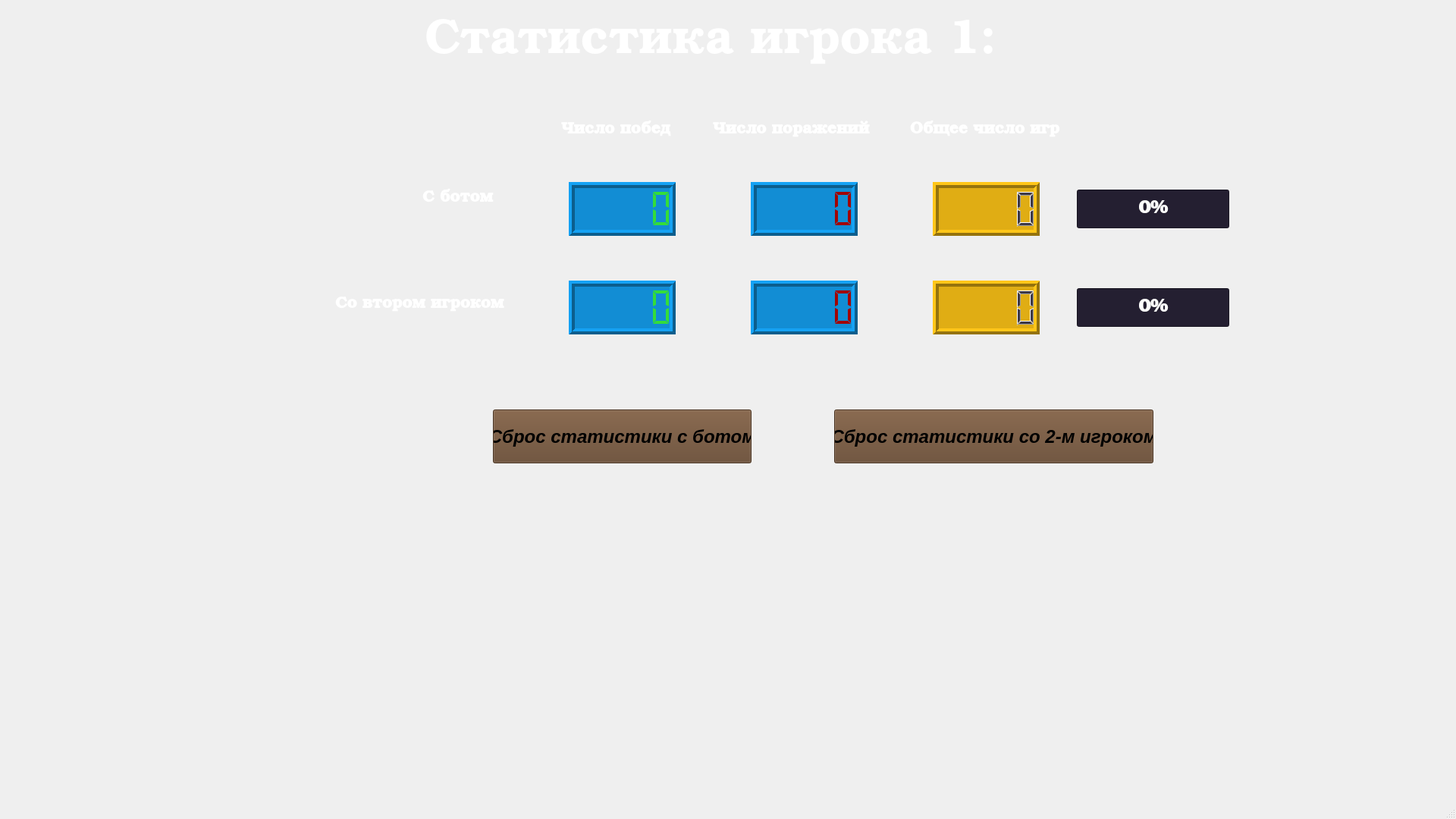
<?xml version="1.0" encoding="UTF-8"?>
<ui version="4.0">
 <class>StatsWindow</class>
 <widget class="QMainWindow" name="StatsWindow">
  <property name="geometry">
   <rect>
    <x>0</x>
    <y>0</y>
    <width>1920</width>
    <height>1080</height>
   </rect>
  </property>
  <property name="windowTitle">
   <string>MainWindow</string>
  </property>
  <property name="styleSheet">
   <string notr="true">StatsWindow {background-image: url(:/image/image/stats.png);}</string>
  </property>
  <widget class="QWidget" name="centralwidget">
   <widget class="QPushButton" name="backButton">
    <property name="geometry">
     <rect>
      <x>0</x>
      <y>5</y>
      <width>71</width>
      <height>51</height>
     </rect>
    </property>
    <property name="cursor">
     <cursorShape>PointingHandCursor</cursorShape>
    </property>
    <property name="styleSheet">
     <string notr="true">background-color: rgba(255, 255, 255, 0);
border: none;</string>
    </property>
    <property name="text">
     <string/>
    </property>
    <property name="icon">
     <iconset resource="res.qrc">
      <normaloff>:/image/image/back.png</normaloff>:/image/image/back.png</iconset>
    </property>
    <property name="iconSize">
     <size>
      <width>45</width>
      <height>45</height>
     </size>
    </property>
   </widget>
   <widget class="QProgressBar" name="progressBarWithBot">
    <property name="geometry">
     <rect>
      <x>1420</x>
      <y>250</y>
      <width>201</width>
      <height>51</height>
     </rect>
    </property>
    <property name="font">
     <font>
      <family>URW Bookman</family>
      <pointsize>18</pointsize>
      <bold>true</bold>
     </font>
    </property>
    <property name="styleSheet">
     <string notr="true">selection-background-color: rgb(46, 194, 126);
background-color: rgb(36, 31, 49);
color: rgb(255, 255, 255);</string>
    </property>
    <property name="value">
     <number>0</number>
    </property>
   </widget>
   <widget class="QLCDNumber" name="lcdWinWithBot">
    <property name="geometry">
     <rect>
      <x>750</x>
      <y>240</y>
      <width>141</width>
      <height>71</height>
     </rect>
    </property>
    <property name="styleSheet">
     <string notr="true">color: rgb(52, 221, 57);
border-color: rgb(38, 162, 105);
background-color: rgb(18, 141, 212);</string>
    </property>
    <property name="frameShadow">
     <enum>QFrame::Raised</enum>
    </property>
    <property name="lineWidth">
     <number>4</number>
    </property>
    <property name="midLineWidth">
     <number>0</number>
    </property>
    <property name="smallDecimalPoint">
     <bool>false</bool>
    </property>
    <property name="digitCount">
     <number>5</number>
    </property>
    <property name="segmentStyle">
     <enum>QLCDNumber::Flat</enum>
    </property>
   </widget>
   <widget class="QLCDNumber" name="lcdAllWithBot">
    <property name="geometry">
     <rect>
      <x>1230</x>
      <y>240</y>
      <width>141</width>
      <height>71</height>
     </rect>
    </property>
    <property name="styleSheet">
     <string notr="true">background-color: rgb(224, 173, 20);
border-color: rgb(38, 162, 105);
color: rgb(61, 56, 70);</string>
    </property>
    <property name="frameShape">
     <enum>QFrame::Box</enum>
    </property>
    <property name="frameShadow">
     <enum>QFrame::Raised</enum>
    </property>
    <property name="lineWidth">
     <number>4</number>
    </property>
    <property name="digitCount">
     <number>5</number>
    </property>
   </widget>
   <widget class="QLCDNumber" name="lcdDefeatWithBot">
    <property name="geometry">
     <rect>
      <x>990</x>
      <y>240</y>
      <width>141</width>
      <height>71</height>
     </rect>
    </property>
    <property name="styleSheet">
     <string notr="true">color: rgb(243, 41, 41);
color: rgb(161, 4, 4);
border-color: rgb(38, 162, 105);
background-color: rgb(18, 141, 212);</string>
    </property>
    <property name="frameShadow">
     <enum>QFrame::Raised</enum>
    </property>
    <property name="lineWidth">
     <number>4</number>
    </property>
    <property name="midLineWidth">
     <number>0</number>
    </property>
    <property name="smallDecimalPoint">
     <bool>false</bool>
    </property>
    <property name="digitCount">
     <number>5</number>
    </property>
    <property name="segmentStyle">
     <enum>QLCDNumber::Flat</enum>
    </property>
   </widget>
   <widget class="QLabel" name="label">
    <property name="geometry">
     <rect>
      <x>1200</x>
      <y>140</y>
      <width>201</width>
      <height>61</height>
     </rect>
    </property>
    <property name="font">
     <font>
      <family>URW Bookman</family>
      <pointsize>16</pointsize>
      <bold>true</bold>
     </font>
    </property>
    <property name="styleSheet">
     <string notr="true">color: rgb(255, 255, 255);</string>
    </property>
    <property name="text">
     <string>Общее число игр</string>
    </property>
   </widget>
   <widget class="QLabel" name="statsLabel">
    <property name="geometry">
     <rect>
      <x>560</x>
      <y>-40</y>
      <width>761</width>
      <height>191</height>
     </rect>
    </property>
    <property name="font">
     <font>
      <family>URW Bookman</family>
      <pointsize>48</pointsize>
      <bold>true</bold>
     </font>
    </property>
    <property name="styleSheet">
     <string notr="true">color: rgb(255, 255, 255);</string>
    </property>
    <property name="text">
     <string>Статистика игрока 1:</string>
    </property>
   </widget>
   <widget class="QLCDNumber" name="lcdWinWithPerson">
    <property name="geometry">
     <rect>
      <x>750</x>
      <y>370</y>
      <width>141</width>
      <height>71</height>
     </rect>
    </property>
    <property name="styleSheet">
     <string notr="true">color: rgb(52, 221, 57);
border-color: rgb(38, 162, 105);
background-color: rgb(18, 141, 212);</string>
    </property>
    <property name="frameShadow">
     <enum>QFrame::Raised</enum>
    </property>
    <property name="lineWidth">
     <number>4</number>
    </property>
    <property name="midLineWidth">
     <number>0</number>
    </property>
    <property name="smallDecimalPoint">
     <bool>false</bool>
    </property>
    <property name="digitCount">
     <number>5</number>
    </property>
    <property name="segmentStyle">
     <enum>QLCDNumber::Flat</enum>
    </property>
   </widget>
   <widget class="QLCDNumber" name="lcdDefeatWithPerson">
    <property name="geometry">
     <rect>
      <x>990</x>
      <y>370</y>
      <width>141</width>
      <height>71</height>
     </rect>
    </property>
    <property name="styleSheet">
     <string notr="true">color: rgb(243, 41, 41);
color: rgb(161, 4, 4);
border-color: rgb(38, 162, 105);
background-color: rgb(18, 141, 212);</string>
    </property>
    <property name="frameShadow">
     <enum>QFrame::Raised</enum>
    </property>
    <property name="lineWidth">
     <number>4</number>
    </property>
    <property name="midLineWidth">
     <number>0</number>
    </property>
    <property name="smallDecimalPoint">
     <bool>false</bool>
    </property>
    <property name="digitCount">
     <number>5</number>
    </property>
    <property name="segmentStyle">
     <enum>QLCDNumber::Flat</enum>
    </property>
   </widget>
   <widget class="QLCDNumber" name="lcdAllWithPerson">
    <property name="geometry">
     <rect>
      <x>1230</x>
      <y>370</y>
      <width>141</width>
      <height>71</height>
     </rect>
    </property>
    <property name="styleSheet">
     <string notr="true">background-color: rgb(224, 173, 20);
border-color: rgb(38, 162, 105);
color: rgb(61, 56, 70);</string>
    </property>
    <property name="frameShape">
     <enum>QFrame::Box</enum>
    </property>
    <property name="frameShadow">
     <enum>QFrame::Raised</enum>
    </property>
    <property name="lineWidth">
     <number>4</number>
    </property>
    <property name="digitCount">
     <number>5</number>
    </property>
   </widget>
   <widget class="QProgressBar" name="progressBarWithPerson">
    <property name="geometry">
     <rect>
      <x>1420</x>
      <y>380</y>
      <width>201</width>
      <height>51</height>
     </rect>
    </property>
    <property name="font">
     <font>
      <family>URW Bookman</family>
      <pointsize>18</pointsize>
      <bold>true</bold>
     </font>
    </property>
    <property name="styleSheet">
     <string notr="true">selection-background-color: rgb(46, 194, 126);
background-color: rgb(36, 31, 49);
color: rgb(255, 255, 255);</string>
    </property>
    <property name="value">
     <number>0</number>
    </property>
   </widget>
   <widget class="QLabel" name="label_3">
    <property name="geometry">
     <rect>
      <x>740</x>
      <y>150</y>
      <width>171</width>
      <height>41</height>
     </rect>
    </property>
    <property name="font">
     <font>
      <family>URW Bookman</family>
      <pointsize>16</pointsize>
      <bold>true</bold>
     </font>
    </property>
    <property name="styleSheet">
     <string notr="true">color: rgb(255, 255, 255);</string>
    </property>
    <property name="text">
     <string>Число побед</string>
    </property>
   </widget>
   <widget class="QLabel" name="label_4">
    <property name="geometry">
     <rect>
      <x>940</x>
      <y>150</y>
      <width>241</width>
      <height>41</height>
     </rect>
    </property>
    <property name="font">
     <font>
      <family>URW Bookman</family>
      <pointsize>16</pointsize>
      <bold>true</bold>
     </font>
    </property>
    <property name="styleSheet">
     <string notr="true">color: rgb(255, 255, 255);</string>
    </property>
    <property name="text">
     <string>Число поражений</string>
    </property>
   </widget>
   <widget class="QLabel" name="label_5">
    <property name="geometry">
     <rect>
      <x>550</x>
      <y>240</y>
      <width>171</width>
      <height>41</height>
     </rect>
    </property>
    <property name="font">
     <font>
      <family>URW Bookman</family>
      <pointsize>16</pointsize>
      <bold>true</bold>
     </font>
    </property>
    <property name="styleSheet">
     <string notr="true">color: rgb(255, 255, 255);</string>
    </property>
    <property name="text">
     <string> С ботом</string>
    </property>
   </widget>
   <widget class="QLabel" name="label_6">
    <property name="geometry">
     <rect>
      <x>435</x>
      <y>380</y>
      <width>231</width>
      <height>41</height>
     </rect>
    </property>
    <property name="font">
     <font>
      <family>URW Bookman</family>
      <pointsize>16</pointsize>
      <bold>true</bold>
     </font>
    </property>
    <property name="styleSheet">
     <string notr="true">color: rgb(255, 255, 255);</string>
    </property>
    <property name="text">
     <string> Со втором игроком</string>
    </property>
   </widget>
   <widget class="QPushButton" name="resetStatsBotButton">
    <property name="geometry">
     <rect>
      <x>650</x>
      <y>540</y>
      <width>341</width>
      <height>71</height>
     </rect>
    </property>
    <property name="font">
     <font>
      <pointsize>18</pointsize>
      <italic>true</italic>
      <bold>true</bold>
     </font>
    </property>
    <property name="cursor">
     <cursorShape>PointingHandCursor</cursorShape>
    </property>
    <property name="styleSheet">
     <string notr="true">background-color: rgb(99, 69, 44)</string>
    </property>
    <property name="text">
     <string>Сброс статистики с ботом</string>
    </property>
   </widget>
   <widget class="QPushButton" name="resetStatsPersonButton">
    <property name="geometry">
     <rect>
      <x>1100</x>
      <y>540</y>
      <width>421</width>
      <height>71</height>
     </rect>
    </property>
    <property name="font">
     <font>
      <pointsize>18</pointsize>
      <italic>true</italic>
      <bold>true</bold>
     </font>
    </property>
    <property name="cursor">
     <cursorShape>PointingHandCursor</cursorShape>
    </property>
    <property name="styleSheet">
     <string notr="true">background-color: rgb(99, 69, 44)</string>
    </property>
    <property name="text">
     <string>Сброс статистики со 2-м игроком</string>
    </property>
   </widget>
  </widget>
  <widget class="QMenuBar" name="menubar">
   <property name="geometry">
    <rect>
     <x>0</x>
     <y>0</y>
     <width>1920</width>
     <height>22</height>
    </rect>
   </property>
  </widget>
  <widget class="QStatusBar" name="statusbar"/>
 </widget>
 <resources>
  <include location="res.qrc"/>
 </resources>
 <connections/>
</ui>
